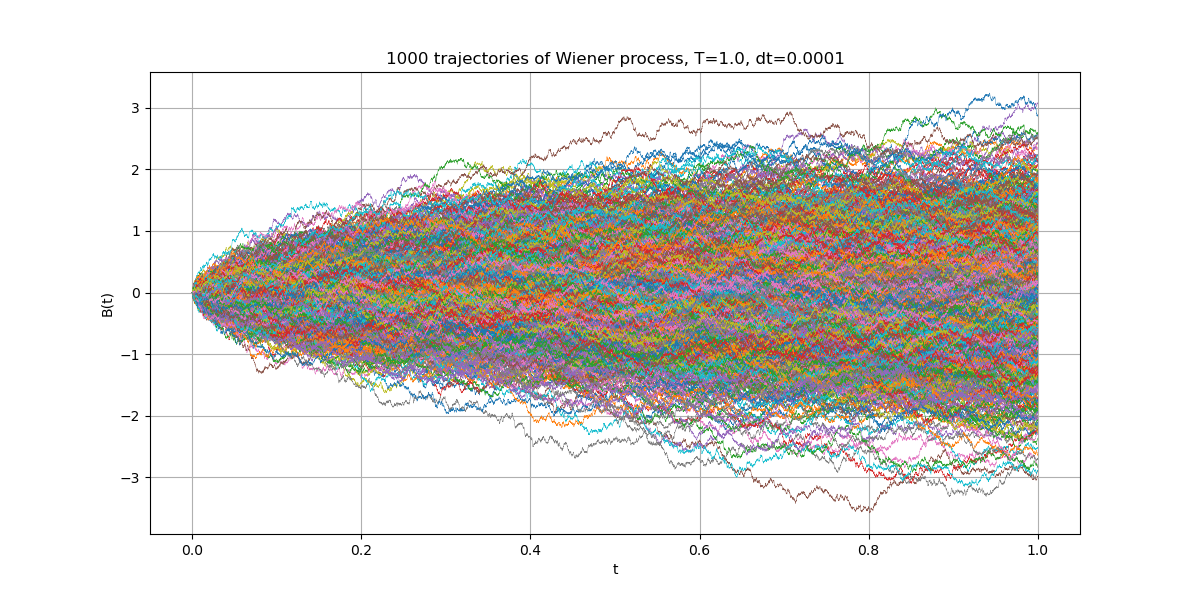

Source code (Python):
import numpy as np
import matplotlib.pyplot as plt

# параметры
T = 1.0
dt = 1e-4
M = 1000  # число траекторий

N = int(T / dt)  # число шагов
t = np.linspace(0.0, T, N + 1)

# приращения: dB ~ N(0, dt)
dB = np.sqrt(dt) * np.random.randn(M, N)

# B0 = 0, дальше накопление суммы
B = np.zeros((M, N + 1))
B[:, 1:] = np.cumsum(dB, axis=1)

# график
plt.figure(figsize=(12, 6))
for i in range(M):
    plt.plot(t, B[i], linewidth=0.3)

plt.title(f"{M} trajectories of Wiener process, T={T}, dt={dt}")
plt.xlabel("t")
plt.ylabel("B(t)")
plt.grid(True)
plt.show()
